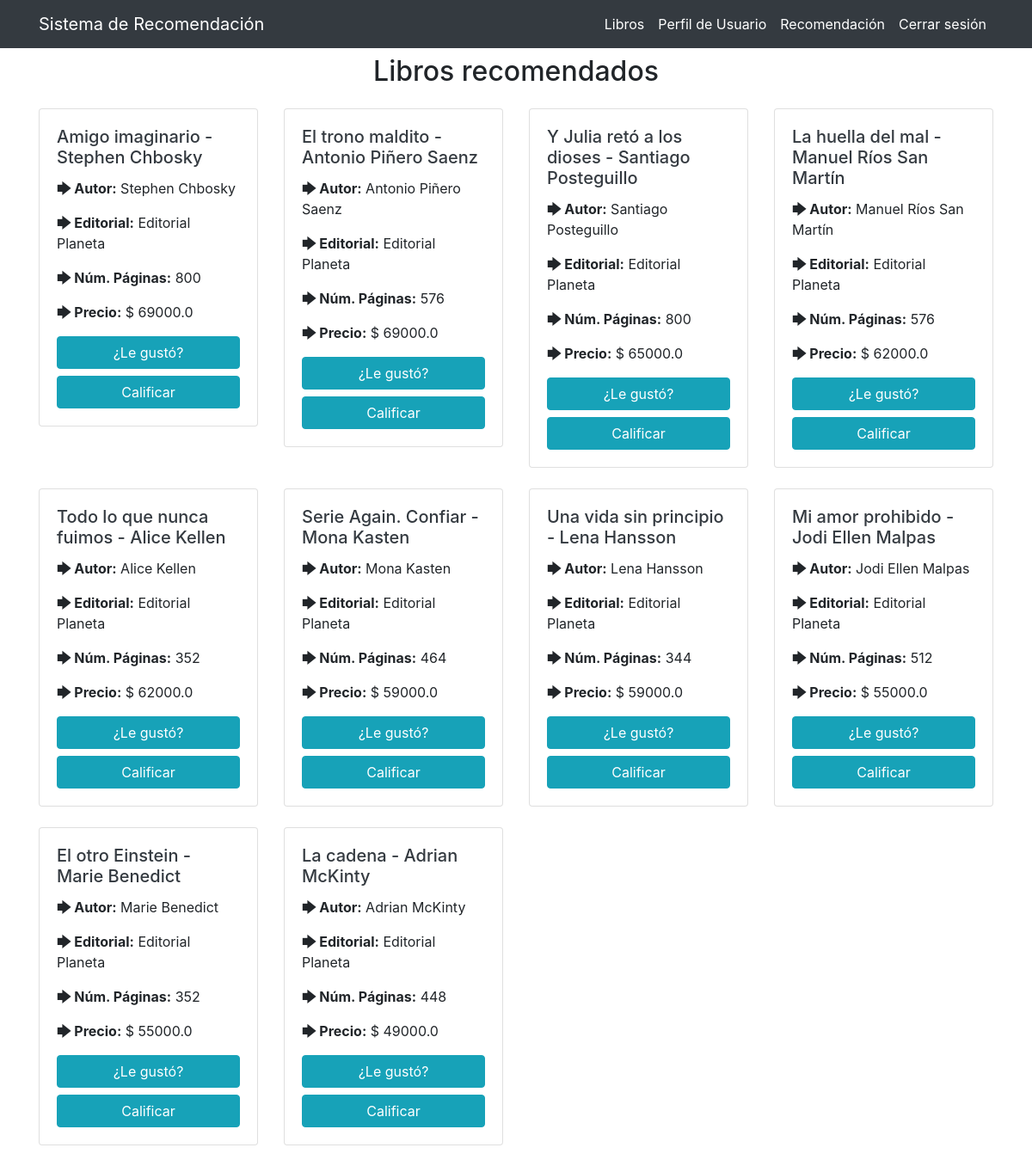
/libros/recomendacion/ (signed in), run on the app's committed database.
### libros/models.py (models this page shows, shortened)
class Libro(models.Model):
    nombre = models.CharField(max_length=80)
    autor = models.CharField(max_length=80, null=True, blank=True)
    editorial = models.CharField(max_length=100, null=True, blank=True)
    nro_paginas = models.IntegerField(null=True, blank=True)
    precio = models.FloatField(null=True, blank=True)
    url = models.CharField(max_length=500, null=True, blank=True)
    observaciones = models.CharField(max_length=500, null=True, blank=True)
    estado = models.CharField(max_length=50, null=True, blank=True)
    link2 = models.CharField(max_length=500, null=True, blank=True)
    nombreautor = models.CharField(max_length=500, null=True, blank=True)

### libros/views.py (the view)
# urls.py: path('recomendacion/', VerRecomendaciones.as_view(), name='recomendacion'),
@method_decorator([login_required], name='dispatch')
class VerRecomendaciones(ListView):
    model = Libro
    template_name = 'libros/recomendaciones.html'
    def get_context_data(self, **kwargs):
        context = super(VerRecomendaciones, self).get_context_data(**kwargs)
        context['recomendaciones'] = get_recomendations(self.request.user)
        return context

### libros/functions.py (called while the page is built)
def get_recomendations(user):
    pesoContenido = 0.6
    pesoColaborativo = 0.4
    return get_recomendations_content(user)[:10]

### templates/libros/recomendaciones.html (shortened to what this page needs)
{% extends 'base.html' %}
{% block content %}
{% if user.is_authenticated %}
<div class="container mt-3">
    <div class="my-3 row justify-content-center">
        <h2>Libros recomendados</h2>
    </div>
    <div class="row">
        {% for libro in recomendaciones %}
            <div class="col-sm-6 col-md-4 col-lg-3 mb-4">
                <div class="card">
                    <div class="card-body">
                        <a class="text-dark" href="{{ libro.url }}" target="_blank">
                            <h5 class="card-title">{{ libro.nombre }} - {{ libro.autor }}</h5>
                        </a>
                        <p><span class="font-weight-bold">🡆 Autor:</span> {{ libro.autor }}</p>
                        <p><span class="font-weight-bold">🡆 Editorial:</span> {{ libro.editorial }}</p>
                        <p><span class="font-weight-bold">🡆 Núm. Páginas:</span> {{ libro.nro_paginas }}</p>
                        <p><span class="font-weight-bold">🡆 Precio:</span> $ {{ libro.precio }}</p>
                        <a href="{% url 'crear-score' libro.id %}" class="btn btn-info btn-block" >
                            ¿Le gustó?
                        </a>
                        <a href="{% url 'crear-calificacion' libro.id %}" class="btn btn-info btn-block" >
                            Calificar
                        </a>
                    </div>
                </div>
            </div>
        {% endfor %}
    </div>
</div>
{% endif %}
{% endblock content %}

### data on the page
Libro: nombre "Amigo imaginario", autor "Stephen Chbosky", editorial "Editorial Planeta", nro_paginas "800", precio "69000.0"
Libro: nombre "El trono maldito", autor "Antonio Piñero Saenz", editorial "Editorial Planeta", nro_paginas "576", precio "69000.0"
Libro: nombre "Y Julia retó a los dioses", autor "Santiago Posteguillo", editorial "Editorial Planeta", nro_paginas "800", precio "65000.0"
Libro: nombre "La huella del mal", autor "Manuel Ríos San Martín", editorial "Editorial Planeta", nro_paginas "576", precio "62000.0"
Libro: nombre "Todo lo que nunca fuimos", autor "Alice Kellen", editorial "Editorial Planeta", nro_paginas "352", precio "62000.0"
Libro: nombre "Serie Again. Confiar", autor "Mona Kasten", editorial "Editorial Planeta", nro_paginas "464", precio "59000.0"
Libro: nombre "Una vida sin principio", autor "Lena Hansson", editorial "Editorial Planeta", nro_paginas "344", precio "59000.0"
Libro: nombre "Mi amor prohibido", autor "Jodi Ellen Malpas", editorial "Editorial Planeta", nro_paginas "512", precio "55000.0"
Libro: nombre "El otro Einstein", autor "Marie Benedict", editorial "Editorial Planeta", nro_paginas "352", precio "55000.0"
Libro: nombre "La cadena", autor "Adrian McKinty", editorial "Editorial Planeta", nro_paginas "448", precio "49000.0"
